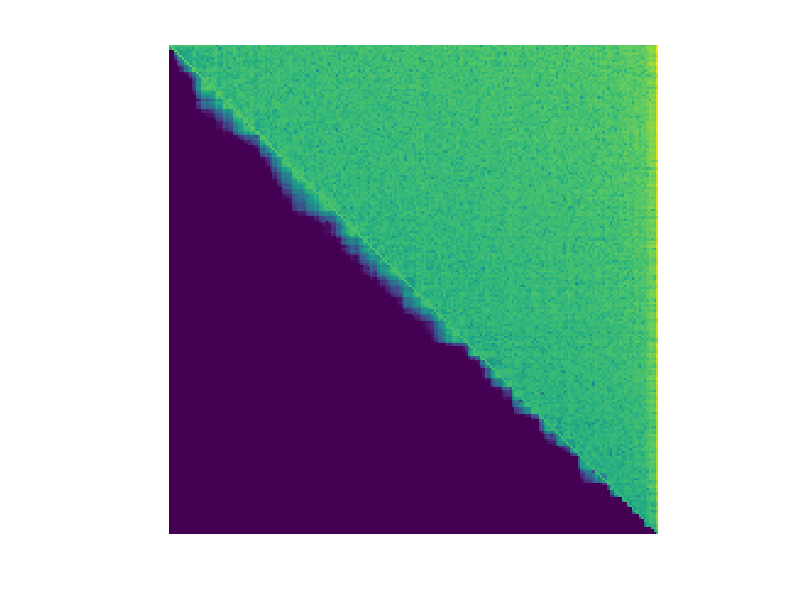

Source code (MATLAB): (Note: this script raises an error after producing the figure.)
%%
% test for qr iterations

A = rand(4);

N = 200;
U = randn(N);
A = U*diag(randn(N,1))*inv(U);

niter = 200;
B = [];
for i=1:niter
    [Q,R] = qr(A); 
    A = R*Q;
    U = log(1e-12 + abs(A));
    imagesc(U); axis image; axis off; drawnow;
   % if mod(i,2)==1
        B(:,:,end+1)=U;
   % end
end
V = rescale(B);
write_video(V, 'qr-movie', 'gif');
